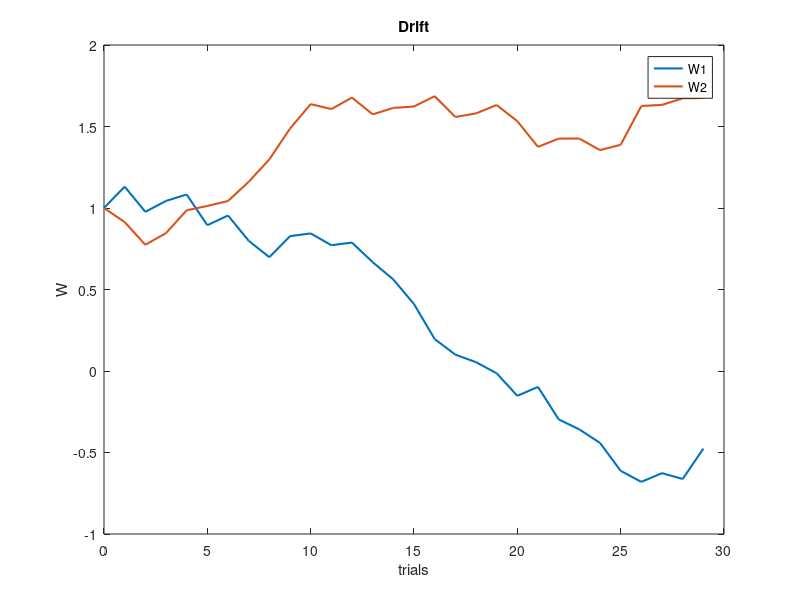

Write MATLAB code to recreate this figure.
clear all; close all; clc;

nTrials = 30;

s = rng;
v1 = normrnd(0,0.1,1,nTrials);
v2 = normrnd(0,0.1,1,nTrials);
w1 = zeros(1,nTrials);
w1(1) = 1;
w2 = zeros(1,nTrials);
w2(1) = 1;
for i = 2:nTrials
    w1(i) = w1(i-1) + v1(i-1);
    w2(i) = w2(i-1) + v2(i-1);
end
figure;
plot(0:nTrials-1,w1,'LineWidth',1.5)
hold on
plot(0:nTrials-1,w2,'LineWidth',1.5)
% ylim([0 2])
% xlim([0 20])
legend('W1','W2')
xlabel("trials")
ylabel("W")
title("Drift")